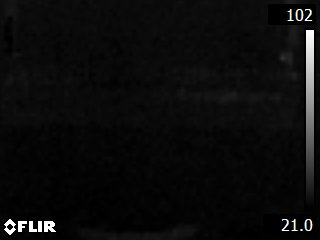
#> input picture temperature_data/Uncooled/FLIR0203.jpg, 320 x 240 px; its folder holds only this picture in this run
$ python 20251019_image_analyze.py
#> lines starting #> are read from the running program, lines starting #| are printed output that depends on the picture
import numpy as np
import matplotlib.pyplot as plt
import cv2
from PIL import Image #python image library for exif data
from PIL.ExifTags import TAGS # for Exif tags

#import pytesseract # for OCR of min/max

import glob
#import os

# Get a list of all files ending with .jpg (case-insensitive) in the current directory
jpg_files = glob.glob("*.jpg") + glob.glob("*.JPG")

cold_temps = np.array([])
mid_temps = np.array([])
hot_temps = np.array([])
hotspot_temps = np.array([])
times = np.array([])
# Iterate through the list of JPG files
for file_name in jpg_files:
    print(f"Processing file: {file_name}")

    exif = Image.open(file_name)._getexif()
#> exif = 24 items
    for tag_id, value in exif.items():
        tag_name = TAGS.get(tag_id, tag_id)
        if tag_name == 'DateTimeOriginal':
            time = value
#> this loop made 24 passes
#> (tag_id, tag_name, time) on pass 14: (36867, 'DateTimeOriginal', '2025:11:04 11:18:40')
#> (tag_id, value, tag_name) on passes 1 to 6: (296, 2, 'ResolutionUnit'), (34665, 202, 'ExifOffset'), (271, 'FLIR Systems AB', 'Make'), (272, 'FLIR E4', 'Model'), (305, '2.11.0', 'Software'), (274, 1, 'Orientation')
    #print(time)
    #print(time[11:13])
    times = np.append(times,3600*int(time[11:13])+60*int(time[14:16])+int(time[17:19]))
#> times = [40720]


    # read image

    im = cv2.imread(file_name,cv2.IMREAD_GRAYSCALE)
#> im: shape (240, 320); min 0, max 255, mean 11.9
    # [6 lines of commented-out code are left out]
    xmin = 15
    xmax = 270
    ymin = 112
    ymax = 122

    xcalmin = 460
    xcalmax = 530
    ycalmin = 395
    ycalmax = 460

    # location of upper end of image scale
    xhotmin = 279
    xhotmax = 316
    yhotmin = 5
    yhotmax = 25

    # location of lower end of image scale
    xcoldmin = 278
    xcoldmax = 316
    ycoldmin = 216
    ycoldmax = 237
    # [10 lines of commented-out code are left out]
    avg_pixel=np.mean(im[ymin:ymax,xmin:xmax],axis=0)
#> avg_pixel = 255 values, max 13.5 at index 0, min 7.6 at index 106, mean 10.58
    #calibration = np.mean(im[ycalmin:ycalmax,xcalmin:xcalmax])
    config = '--oem 3 --psm 6 -c tessedit_char_whitelist=0123456789.'


    # [13 lines of commented-out code are left out]
    avg_temp = 21.0+(102.0-21.0)/255*(avg_pixel)
#> avg_temp = 255 values, max 25.29 at index 0, min 23.41 at index 106, mean 24.36
    avg_size = 4
    cold_spot = 19
    mid_spot = 150
    hotspot_spot = 220
    hot_spot = 254

    cold_temps = np.append(cold_temps,np.mean(avg_temp[(cold_spot-avg_size):(cold_spot+avg_size)]))
#> cold_temps = [24.94]
    mid_temps = np.append(mid_temps,np.mean(avg_temp[(mid_spot-avg_size):(mid_spot+avg_size)]))
#> mid_temps = [23.86]
    hotspot_temps = np.append(hotspot_temps,np.mean(avg_temp[(hotspot_spot-avg_size):(hotspot_spot+avg_size)]))#avg_temp[409]
#> hotspot_temps = [24.77]
    hot_temps = np.append(hot_temps,np.mean(avg_temp[(hot_spot-avg_size):(hot_spot+avg_size)]))#avg_temp[494]
#> hot_temps = [24.91]
    # [6 lines of commented-out code are left out]

    plt.plot(avg_temp)
    #plt.title
    #plt.bar(bins[:-1] - 0.5, counts, width=1, edgecolor='none')
    #plt.xlim([-0.5, 255.5])
plt.show()
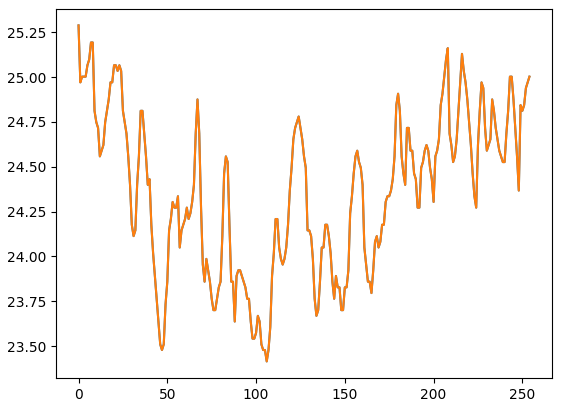
#> figure drawn by matplotlib, 1 panel; curve peaks at x = 0, y = 25.29; curve peaks at x = 0, y = 25.29
print(times)
#| [40720. 40720.]
tvals = times- np.min(times,axis=0)
#> tvals = [0, 0]

indexes = tvals.argsort()
#> indexes = [0, 1]

#return s[indexes], p[indexes]

#print(abstimes)
plt.plot(tvals[indexes],cold_temps[indexes],'.b')

plt.plot(tvals[indexes],mid_temps[indexes],'.g')
plt.plot(tvals[indexes],hot_temps[indexes],'.r')
plt.plot(tvals[indexes],hotspot_temps[indexes],'.k')
plt.show()
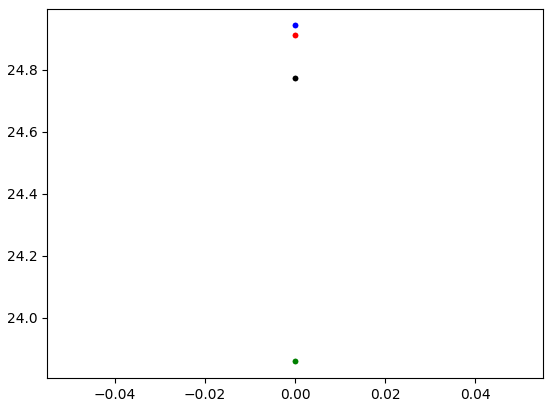
#> figure drawn by matplotlib, 1 panel
